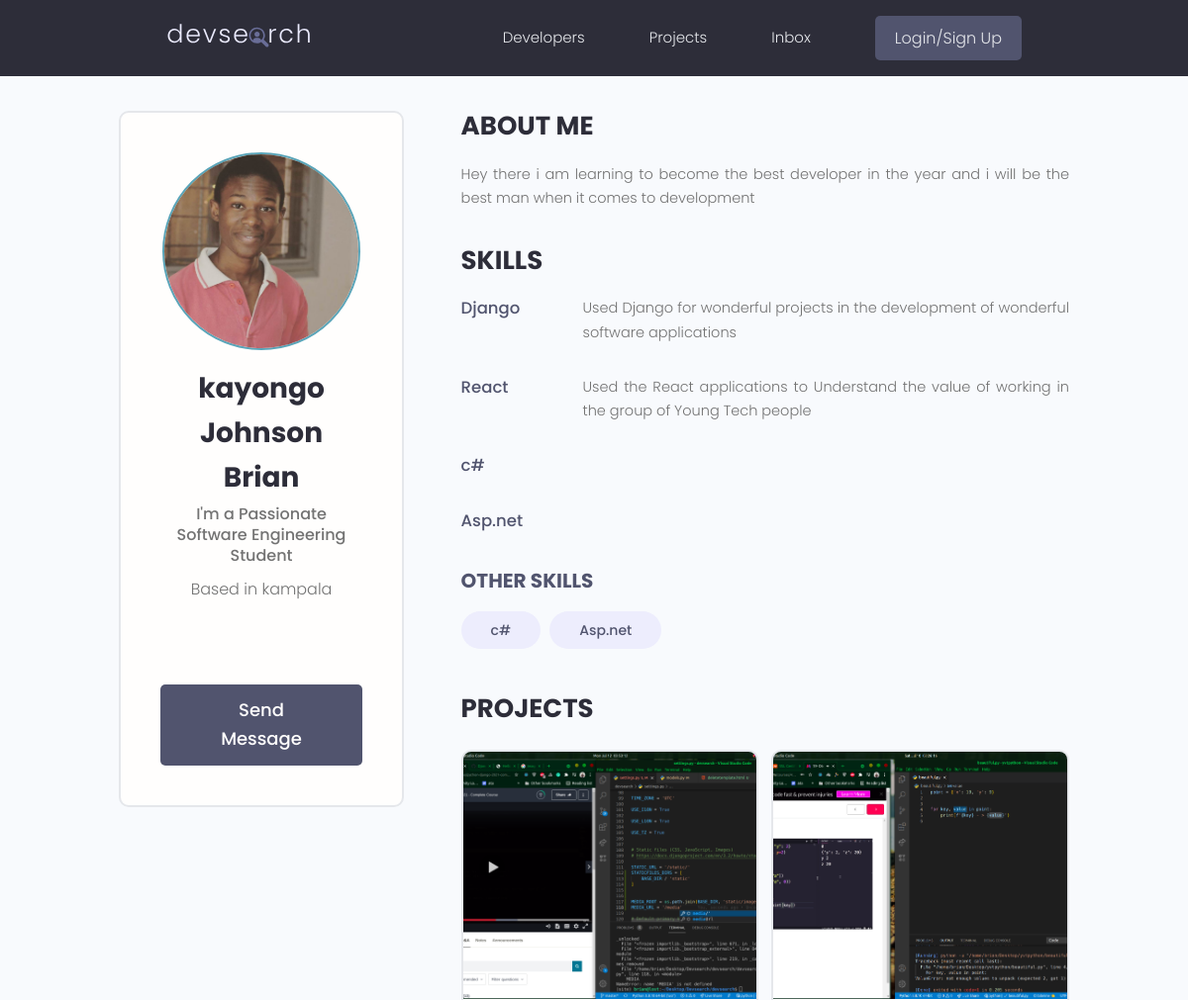
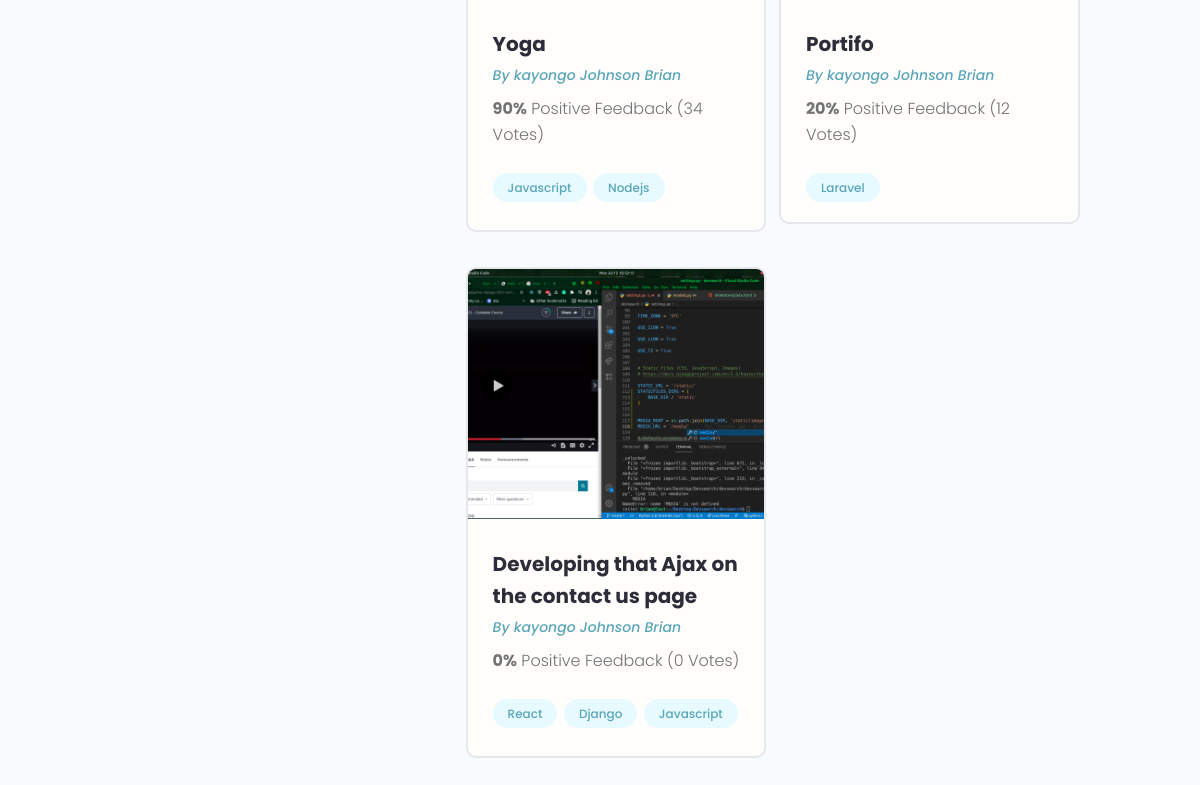
The page /profile/072d41be-607b-42e5-bd1e-374ea86bb150 on the database its author committed (2 pictures, top to bottom).
### users/models.py (models this page shows, shortened)
class Profile(models.Model):
    user = models.OneToOneField(
        User, on_delete=models.CASCADE, null=True, blank=True)
    username = models.CharField(max_length=200, null=True, blank=True)
    location = models.CharField(max_length=200, null=True, blank=True)
    name = models.CharField(max_length=200, null=True, blank=True)
    email = models.EmailField(null=True, blank=True, max_length=200)
    short_intro = models.CharField(max_length=200, null=True, blank=True)
    bio = models.TextField(null=True, blank=True)
    profile_image = models.ImageField(
        null=True, blank=True, upload_to="profiles/", default="profiles/user.png")
    social_github = models.CharField(max_length=200, null=True, blank=True)
    social_twiter = models.CharField(max_length=200, null=True, blank=True)
    social_youtube = models.CharField(max_length=200, null=True, blank=True)
    social_website = models.CharField(max_length=200, null=True, blank=True)
    id = models.UUIDField(default=uuid.uuid4,
                          primary_key=True, unique=True, editable=False)
    created = models.DateTimeField(auto_now_add=True)

class Skill(models.Model):
    id = models.UUIDField(default=uuid.uuid4,
                          primary_key=True, unique=True, editable=False)
    owner = models.ForeignKey(
        Profile, on_delete=models.CASCADE, null=True, blank=True)
    name = models.CharField(max_length=200, null=True, blank=True)
    description = models.TextField(null=True, blank=True)
    created = models.DateTimeField(auto_now_add=True)
    def __str__(self):
        return str(self.name)

### projects/models.py (models this page shows, shortened)
class Project(models.Model):
    owner = models.ForeignKey(
        Profile, null=True, blank=True, on_delete=models.SET_NULL)
    title = models.CharField(max_length=120)
    description = models.TextField(null=True, blank=True)
    featured_image = models.ImageField(
        null=True, blank=True, default="default.png")
    demo_link = models.CharField(max_length=2000, null=True, blank=True)
    source_link = models.CharField(max_length=2000, null=True, blank=True)
    tags = models.ManyToManyField('Tag', blank=True)
    vote_total = models.IntegerField(default=0, null=True, blank=True)
    vote_ratio = models.IntegerField(default=0, null=True, blank=True)
    created = models.DateTimeField(auto_now_add=True)
    id = models.UUIDField(default=uuid.uuid4,
                          primary_key=True, unique=True, editable=False)

class Tag(models.Model):
    name = models.CharField(max_length=200)
    created = models.DateTimeField(auto_now_add=True)
    id = models.UUIDField(default=uuid.uuid4,
                          primary_key=True, unique=True, editable=False)
    def __str__(self):
        return self.name

### users/views.py (the view)
# urls.py: path('profile/<str:pk>', views.userProfile, name='user-profile'),
def userProfile(request, pk):
    profile = Profile.objects.get(id=pk)
    topskills = profile.skill_set.exclude(description__exact=" ")
    otherskills = profile.skill_set.filter(description__exact="")
    context = {'profile': profile, 'topskills': topskills,
               'otherskills': otherskills}
    return render(request, 'users/user-profile.html', context)

### users/templates/users/user-profile.html (shortened to what this page needs)
{% extends 'main.html' %} {% load static %} {% block content %}
<main class="profile my-md">
    <div class="container">
        <div class="layout">
            <div class="column column--1of3">
                <div class="card text-center">
                    <div class="card__body dev">
                        <img class="avatar avatar--xl" src="{{ profile.profile_image.url }}" />
                        <h2 class="dev__name">{{ profile.name }}</h2>
                        <p class="dev__title">{{ profile.short_intro }}</p>
                        <p class="dev__location">Based in {{ profile.location }}</p>
                        <ul class="dev__social">
                        </ul>
                        <a href="#" class="btn btn--sub btn--lg">Send Message </a>
                    </div>
                </div>
            </div>
            <div class="column column--2of3">
                <div class="devInfo">
                    <h3 class="devInfo__title">About Me</h3>
                    <p class="devInfo__about">
                        {{profile.bio }}
                    </p>
                </div>
                <div class="devInfo">
                    <h3 class="devInfo__title">Skills</h3>
                    <div class="devInfo__skills">
                        {% for topskill in topskills%}
                        <div class="devSkill">
                            <h4 class="devSkill__title">{{ topskill.name }}</h4>
                            <p class="devSkill__info">
                                {{topskill.description }}
                            </p>
                        </div>
                        {% endfor %}
                        <h3 class="devInfo__subtitle">Other Skills</h3>
                        <div class="devInfo__otherSkills">
                            {% for skill in otherskills %}
                            <span class="tag tag--pill tag--sub tag--lg">
                  <small>{{ skill }}</small>
                </span> {% endfor %}
                        </div>
                    </div>
                </div>
                <div class="devInfo">
                    <h3 class="devInfo__title">Projects</h3>
                    <div class="grid grid--two">
                        {% for project in profile.project_set.all %}
                        <div class="column">
                            <div class="card project">
                                <a href="{% url 'project' project.id %}" class="project">
                                    <img class="project__thumbnail" src="{{ project.featured_image.url }}" alt="project thumbnail" />
                                    <div class="card__body">
                                        <h3 class="project__title">{{ project.title }}</h3>
                                        <p><a class="project__author" href="{% url 'user-profile' project.owner.id %}">By {{ project.owner.name }}</a></p>
                                        <p class="project--rating">
                                            <span style="font-weight: bold;">{{ project.vote_ratio }}%</span> Positive Feedback ({{ project.vote_total }} Vote{{project.vote_total|pluralize:"s" }})
                                        </p>
                                        <div class="project__tags">
                                            {% for tag in project.tags.all %}
                                            <span class="tag tag--pill tag--main">
                                        <small>{{ tag }}</small>
                                    </span> {% endfor %}
                                        </div>
                                    </div>
                                </a>
                            </div>
                        </div>
                        {% endfor %}
                    </div>
                </div>
            </div>
        </div>
    </div>
</main>
{% endblock content %}

### static/styles/app.css (style rules this page uses)
:root { --color-sub: #2d2d39; }
.btn--sub { background-color: var(--color-sub-light); }
.card { border: 2px solid var(--color-light); }
img { width: 100%; }
.profile .card > .dev { padding: 4rem; }
.dev__name { color: var(--color-sub); font-size: 2.8rem; font-weight: 700; margin-top: 1rem; margin-bottom: 0.5rem; }
.dev__title { font-size: 1.6rem; font-weight: 500; line-height: 1.3; }
.dev__location { margin-top: 1rem; }
.dev__social { margin: 3rem 0; list-style: none; display: flex; justify-content: center; gap: 1.5rem; }
.devInfo { margin-bottom: 3rem; }
.devInfo__title, .devInfo__subtitle { font-size: 2.6rem; color: var(--color-sub); text-transform: uppercase; font-weight: 700; margin-bottom: 1.5rem; }
.devInfo__subtitle { font-size: 2rem; color: var(--color-sub-light); }
.devInfo__about, .devSkill__info { font-size: 1.45rem; line-height: 1.7; text-align: justify; }
.devSkill { margin-bottom: 3rem; }
.devSkill__title { font-size: 1.65rem; font-weight: 500; color: var(--color-sub-light); }
@media screen and (min-width: 700px) { .devSkill { display: flex; justify-content: space-between; gap: 3rem; } }
@media screen and (min-width: 700px) { .devSkill__info { flex-basis: 80%; } }
.project__author { font-size: 1.4rem; font-style: italic; }
.project--rating { margin-bottom: 1.6em; margin-top: .5em; }
.project__thumbnail { height: 25rem; object-fit: cover; object-position: top center; }
.project__title { font-size: 2rem; font-weight: 700; color: var(--color-sub); }

### static/uikit/styles/modules/_variables.css (style rules this page uses)
:root { --color-main: #5aa5b9; --color-main-light: #e6faff; --color-sub: #3f4156; --color-sub-light: #51546e; --color-sub-lighter: #ededfd; --color-text: #737373; --color-gray: #8b8b8b; --color-light: #e5e7eb; --color-light-gray: #767676; --color-bg: #f8fafd; --color-white: #fffefd; --color-white-light: #f3f3f3; --color-success: #359e64; --color-success-bg: #def8e8; --color-error: #fc4b0b; --color-error-bg: #fff2ee; --font-base: 'Poppins', arial, helvetica, 'Segoe UI', roboto, ubuntu, sans-serif; --font-monospace: 'Fira Code', 'Courier New', courier, monospace; --font-regular: 300; --font-medium: 500; --font-bold: 700; --generic-shadow: 1px 1px 5px #00000010; --generic-transition: all 0.3s ease-in-out; }

### static/uikit/styles/modules/_base.css (style rules this page uses)
* { margin: 0; padding: 0; box-sizing: border-box; text-rendering: optimizeLegibility; color: inherit; font-size: inherit; }
html { font-size: 50%; }
@media only screen and (min-width: 480px) { html { font-size: 56.25%; } }
@media only screen and (min-width: 1200px) { html { font-size: 62.5%; } }
body { line-height: 1.6; font-weight: 400; font-size: 1.5rem; color: var(--color-text); background-color: var(--color-bg); min-height: 100vh; }

### static/uikit/styles/modules/_typography.css (style rules this page uses)
* { font-family: var(--font-base); }
h2 { font-size: 3.6rem; font-weight: var(--font-bold); }
h3 { font-size: 3.2rem; font-weight: var(--font-medium); }
h4 { font-size: 2.8rem; font-weight: var(--font-medium); }
p, span, strong { font-size: 1.6rem; color: var(--color-text); font-weight: var(--font-regular); }
a { padding-bottom: 2px; text-decoration: none; display: inline-block; color: var(--color-main); font-weight: var(--font-medium); }

### static/uikit/styles/modules/_utilities.css (style rules this page uses)
.container { width: 92%; max-width: 165rem; margin: 0 auto; box-sizing: border-box; }
@media screen and (min-width: 1000px) { .container { width: 90%; } }
@media screen and (min-width: 1200px) { .container { width: 80%; } }
.text-center { text-align: center; }
.my-md { margin: 3rem auto; }

### static/uikit/styles/modules/_avatar.css (style rules this page uses)
.avatar { border-radius: 50%; border: 2px solid var(--color-main); object-fit: cover; }
.avatar--xl { height: 20rem; width: 20rem; }

### static/uikit/styles/modules/_button.css (style rules this page uses)
.btn { display: inline-block; position: relative; cursor: pointer; background-color: var(--color-light); font-weight: var(--font-medium); color: var(--color-sub); text-decoration: none; padding: 1rem 2rem; border-radius: 0.5rem; border: none; width: -webkit-fit-content; width: -moz-fit-content; width: fit-content; height: -webkit-fit-content; height: -moz-fit-content; height: fit-content; font-size: 1.6rem; outline-width: 0; outline-color: transparent; -webkit-backface-visibility: hidden; backface-visibility: hidden; transition: all 0.3s ease-in-out; }
.btn--sub { background-color: var(--color-sub); color: var(--color-white); }
.btn--lg { font-size: 1.8rem; padding: 1.2rem 4.5rem; }

### static/uikit/styles/modules/_card.css (style rules this page uses)
.card { border-radius: 1rem; background-color: var(--color-white); border: 1.5px solid var(--color-light); width: auto; height: auto; margin-top: 0.5rem; margin-bottom: 0.5rem; overflow: hidden; }
.card__body, .card__header { padding: 2rem 2.5rem; }

### rows shown on the page
Profile: profile_image (picture), name "kayongo Johnson Brian", short_intro "I'm a Passionate Software Engineering Student", location "kampala", bio "Hey there i am learning to become the best developer in the year and i will be the best man when it comes to development"
Skill: name "Django", description "Used Django for wonderful projects in the development of wonderful software applications"
Skill: name "React", description "Used the React applications to Understand the value of working in the group of Young Tech people"
Skill: name "c#"
Skill: name "Asp.net"
Project: featured_image (picture), title "Yoga", owner.name "kayongo Johnson Brian", vote_ratio "90", vote_total "34"
Tag: name "Javascript"
Tag: name "Nodejs"
Project: featured_image (picture), title "Portifo", owner.name "kayongo Johnson Brian", vote_ratio "20", vote_total "12"
Tag: name "Laravel"
Project: featured_image (picture), title "Developing that Ajax on the contact us page", owner.name "kayongo Johnson Brian", vote_ratio "0", vote_total "0"
Tag: name "React"
Tag: name "Django"
